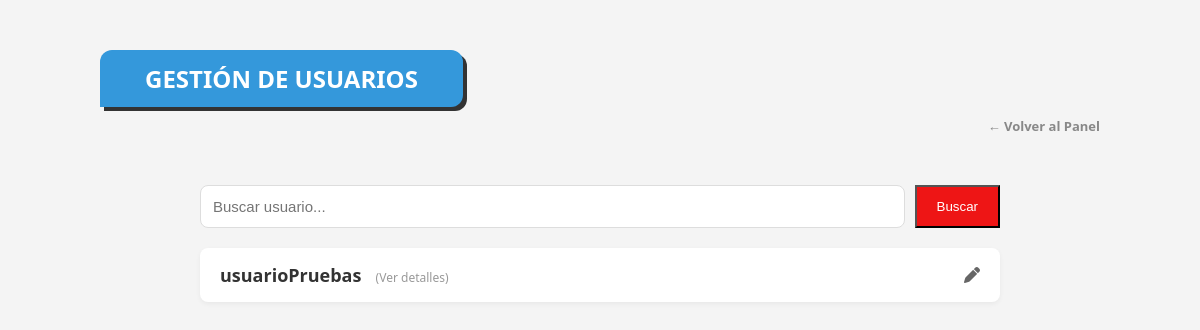
The app's page /admin/users (signed in), older data.
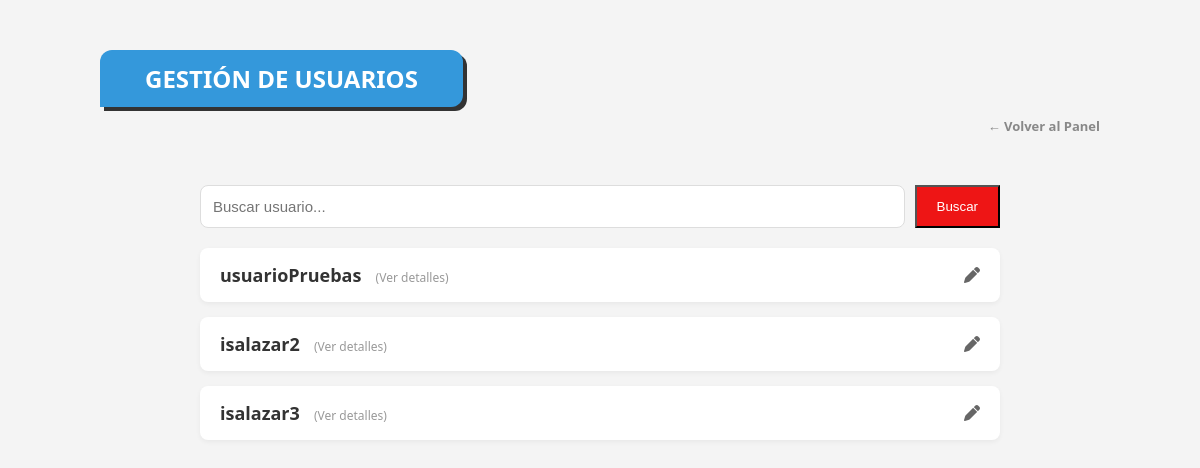
The same page, newer data.
### tables this page shows
CREATE TABLE Users (
    username VARCHAR(50) PRIMARY KEY,
    password VARCHAR(100), -- ¡Importante la coma al final!
    fav_pokemon INT,
    name VARCHAR(100),
    surname VARCHAR(100),
    dni VARCHAR(20) UNIQUE,
    email VARCHAR(100) UNIQUE,
    role VARCHAR(20)
);

### app/controller/ui/IU_Admin.py (the view)
    @bp.route('/users', methods=['GET'])
    def users_list():
        if 'user' not in session or session.get('role') != 'ADMIN':
            return redirect(url_for('iu_mprincipal.login'))
        query = request.args.get('q')
        if query:
            sql = f"SELECT * FROM Users WHERE role = 'USER' AND username LIKE '%{query}%'"
        else:
            sql = "SELECT * FROM Users WHERE role = 'USER'"
        res = db.execSQL(sql)
        lista_usuarios = []
        while res.next():
            lista_usuarios.append({
                'username': res.getString('username'),
                'name': res.getString('name'),
                'surname': res.getString('surname'),
                'dni': res.getString('dni'),
                'email': res.getString('email')
            })
        return render_template('admin_users.html', usuarios=lista_usuarios, search_query=query)

### app/database/GestorBD.py (called while the page is built)
    def execSQL(self, sql):
        cursor = self.connection.cursor()
        cursor.execute(sql)
        if not sql.strip().upper().startswith("SELECT"):
            self.connection.commit()
        datos = cursor.fetchall()
        return ResultadoSQL(datos)

### app/database/ResultadoSQL.py (called while the page is built)
    def next(self):
        self.indice += 1
        return self.indice < len(self.datos)

    def getString(self, columna):
        return str(self.datos[self.indice][columna])

### app/templates/admin_users.html (shortened to what this page needs)
<!DOCTYPE html>
<html lang="es">
<head>
    <link rel="stylesheet" href="{{ url_for('static', filename='css/style.css') }}">
    <link href="https://cdnjs.cloudflare.com/ajax/libs/font-awesome/6.0.0/css/all.min.css" rel="stylesheet">
</head>
<body style="background-color: #f4f4f4;">
    <div class="menu-main-container">
        <div class="menu-banner" style="background-color: #3498db;">
            Gestión de Usuarios
        </div>
        <div class="menu-top-links">
            <a href="{{ url_for('iu_admin.panel') }}" class="menu-link-secondary">← Volver al Panel</a>
        </div>
        <div style="max-width: 800px; margin: 0 auto; padding: 20px;">
            <form action="{{ url_for('iu_admin.users_list') }}" method="GET" style="margin-bottom: 20px; display: flex; gap: 10px;">
                <input type="text" name="q" class="form-control" placeholder="Buscar usuario..." value="{{ search_query if search_query else '' }}">
                <button type="submit" class="btn-primary" style="padding: 10px 20px;">Buscar</button>
            </form>
            {% if usuarios|length == 0 %}
                <div style="text-align: center; color: #888;">
                    <h3>No se encontraron usuarios.</h3>
                </div>
            {% else %}
                {% for u in usuarios %}
                <div class="request-card">
                    <div class="user-info" onclick="openModal('modal-{{ u.username }}')">
                        <span class="username-text">{{ u.username }}</span>
                        <span class="click-hint">(Ver detalles)</span>
                    </div>
                    <a href="{{ url_for('iu_admin.edit_user', username=u.username) }}" style="color: #666;">
                        <i class="fa-solid fa-pen"></i>
                    </a>
                </div>
                {% endfor %}
            {% endif %}
        </div>
    </div>
</body>
</html>

### app/static/css/style.css (style rules this page uses)
body { display: flex; justify-content: center; background-color: #f5f5f5; margin: 0; font-family: 'Segoe UI', Arial, sans-serif; min-height: 100vh; }
.menu-main-container { width: 90%; max-width: 1000px; margin: 50px auto; }
.menu-banner { background: #ee1515; color: white; display: inline-block; padding: 12px 45px; font-weight: bold; font-size: 24px; text-transform: uppercase; border-radius: 12px 12px 12px 0; margin-bottom: 40px; box-shadow: 4px 4px 0px #333; }
.menu-top-links { display: flex; gap: 20px; margin-top: -30px; margin-bottom: 30px; justify-content: flex-end; }
.menu-link-secondary { text-decoration: none; color: #888; font-size: 13px; font-weight: bold; }
.form-control { width: 100%; padding: 12px; border: 2px solid #eee; border-radius: 12px; font-size: 15px; outline: none; box-sizing: border-box; transition: border-color 0.3s; }
.btn-primary { background-color: #ee1515; color: white; }
.form-control { width: 100%; padding: 12px; border: 1px solid #ddd; border-radius: 8px; font-size: 15px; transition: border-color 0.3s ease; box-sizing: border-box; }
.request-card { background: white; padding: 15px 20px; margin-bottom: 15px; border-radius: 8px; box-shadow: 0 2px 5px rgba(0,0,0,0.05); display: flex; justify-content: space-between; align-items: center; transition: transform 0.2s; }
.user-info { cursor: pointer; flex-grow: 1; }
.username-text { font-weight: bold; font-size: 18px; color: #333; }
.click-hint { font-size: 12px; color: #999; margin-left: 10px; }

Row changes from the older to the newer data that the page shows:
added Users: username "isalazar2"
added Users: username "isalazar3"
